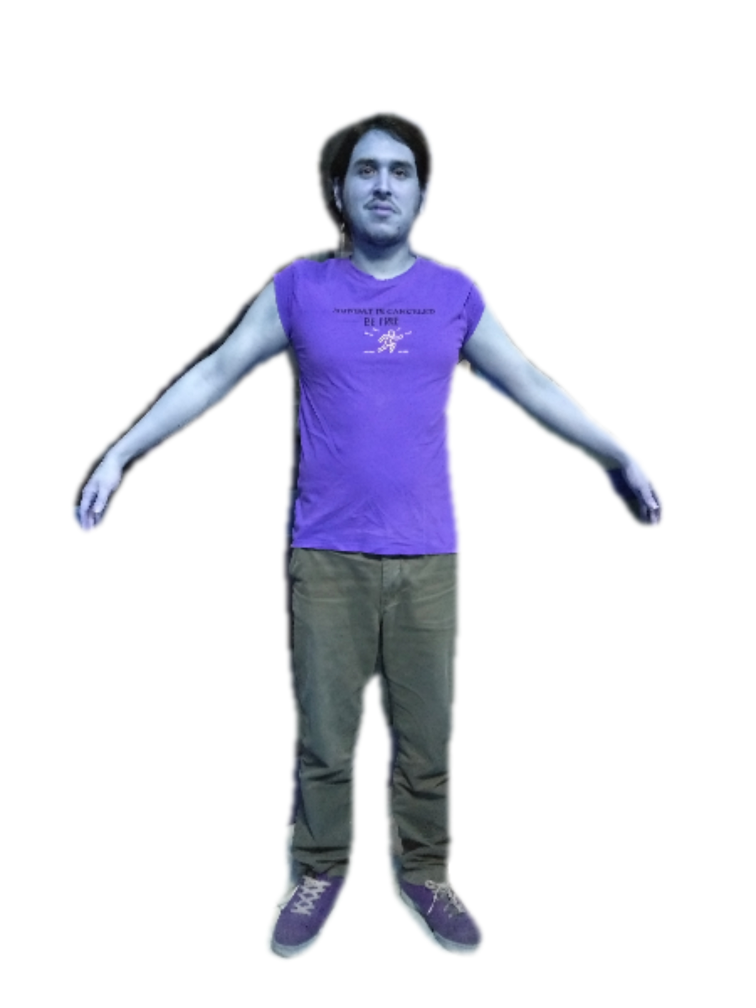
#> input picture filtered_images/result_front.jpg, 3024 x 4032 px (shown at 1/4 size)
$ python findContoursFront.py
#> lines starting #> are read from the running program, lines starting #| are printed output that depends on the picture; after the words box and inside, x2 and y2 are one past the last pixel; in counts of white or black regions, pixels touching at a corner belong together
import numpy as np
import cv2
import os

dirname = os.path.dirname(__file__)

def image_resize(image, width = None, height = None, inter = cv2.INTER_AREA):
    dim = None
    (h, w) = image.shape[:2]

    if width is None and height is None:
        return image

    # calcs ratios
    if width is None:
        r = height / float(h)
        dim = (int(w * r), height)

    else:
        r = width / float(w)
        dim = (width, int(h * r))

    resized = cv2.resize(image, dim, interpolation = inter)
    return resized


# Read image
img_in = cv2.imread(os.path.join(dirname, "filtered_images/result_front.jpg"))
#> img_in is the input picture: shape (4032, 3024, 3); mean B, G, R 236.2, 226.5, 226.5
img_in = cv2.cvtColor(img_in, cv2.COLOR_BGR2GRAY)
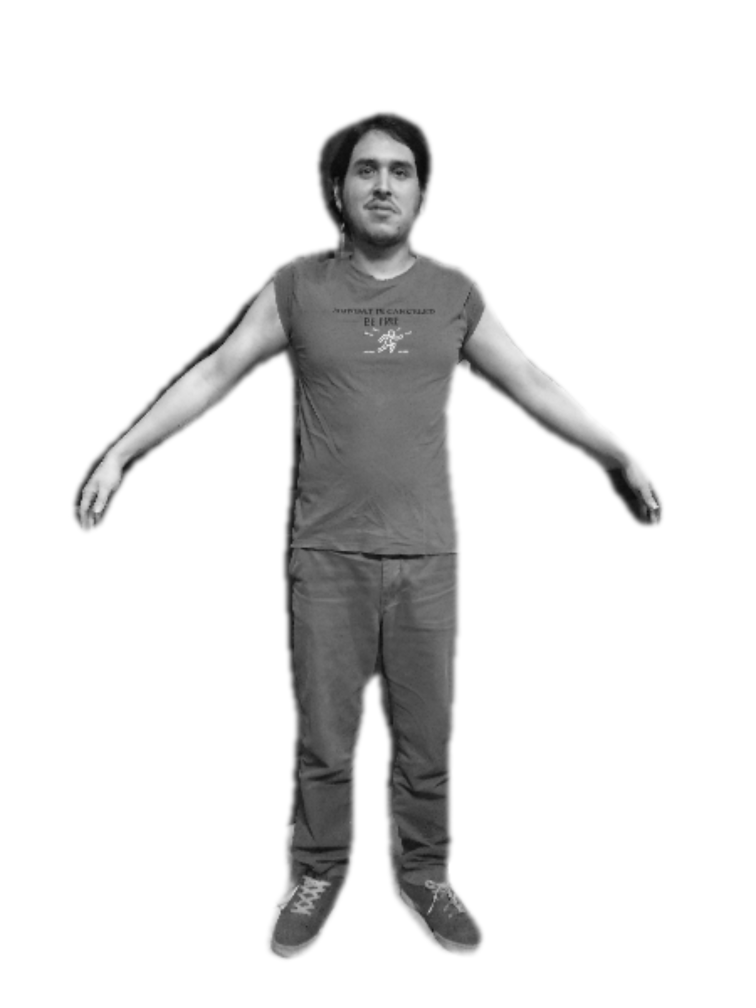
#> img_in: shape (4032, 3024) (shown at 1/4 size); min 5, max 255, mean 227.6

img_in = image_resize(img_in, height=730)
#> in image_resize, `resized = cv2.resize(image, dim, interpolation = inter)`:
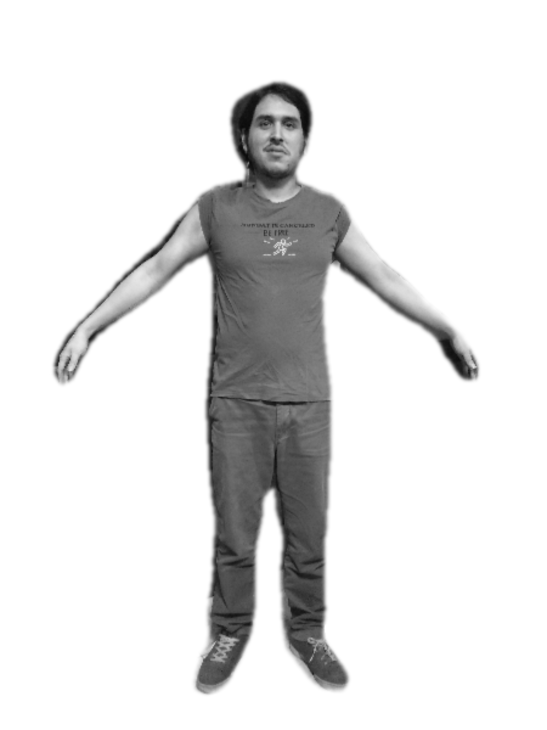
#> resized: shape (730, 547); min 10, max 255, mean 227.6
# h, w  = img_in.shape

# Show B&W image
# cv2.imshow("Input img", img_in)

# Threshold. Set values equal to or above 220 to 0. Set values below 220 to 255.
th, img_thres = cv2.threshold(img_in, 245, 255, cv2.THRESH_BINARY_INV)
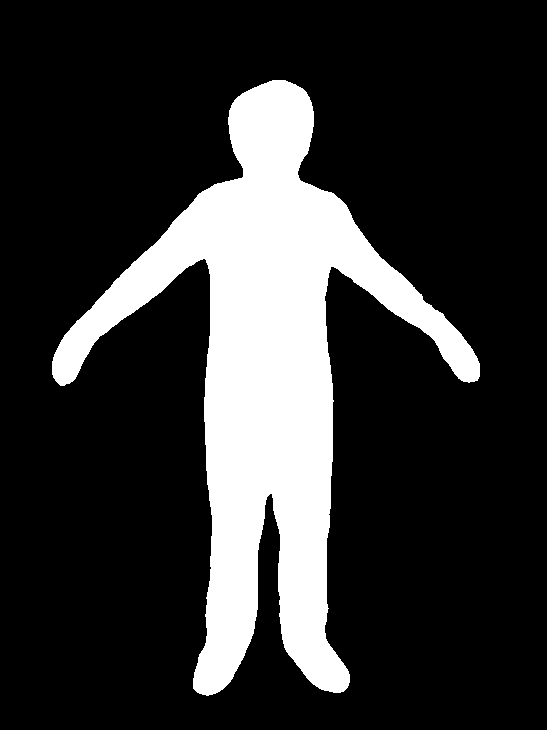
#> img_thres: shape (730, 547); 19.9% white; 1 white region, box (x1, y1, x2, y2) and area: (52, 80, 480, 696) 79337

# Copy the thresholded image.
img_floodfill = img_thres.copy()

# Mask used to flood filling.
# Notice the size needs to be 2 pixels than the image.
h, w = img_thres.shape[:2]
#> h = 730; w = 547
mask = np.zeros((h+2, w+2), np.uint8)
print("F Con height:", h)
#| F Con height: 730
print("F Con width:", w)
#| F Con width: 547

# Floodfill from point (0, 0)
cv2.floodFill(img_floodfill, mask, (0,0), 255)
#> img_floodfill: shape (730, 547); every value is 255

# Invert floodfilled image
im_floodfill_inv = cv2.bitwise_not(img_floodfill)
#> im_floodfill_inv: shape (730, 547); every value is 0

# Combine the two images to get the foreground.
img_out = img_thres | im_floodfill_inv

# im_out is of shape (w, h, _)

# Simulate receiving countour processed image
# cv2.imshow('floodFilledImg', img_out)

# get a blank canvas for drawing contour on and convert img to grayscale
original = cv2.cvtColor(img_in, cv2.COLOR_GRAY2BGR)
canvas = np.zeros(original.shape, np.uint8)
img2gray = img_out.copy()

## blurring with kernel 25 ##
kernel = np.ones((5, 5), np.float32)/25
img2gray = cv2.filter2D(img2gray, -1, kernel)
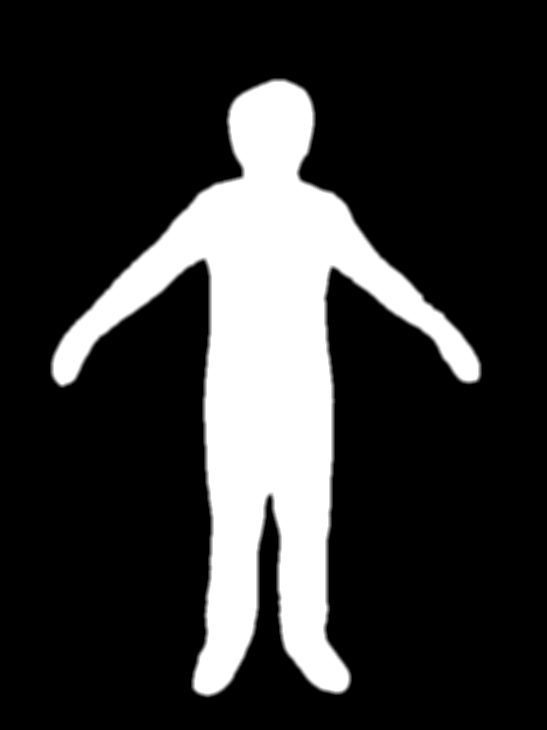
#> img2gray: shape (730, 547); min 0, max 255, mean 50.7

#extract contours from thresholded image
_, thresh = cv2.threshold(img2gray, 250, 255, cv2.THRESH_BINARY_INV)
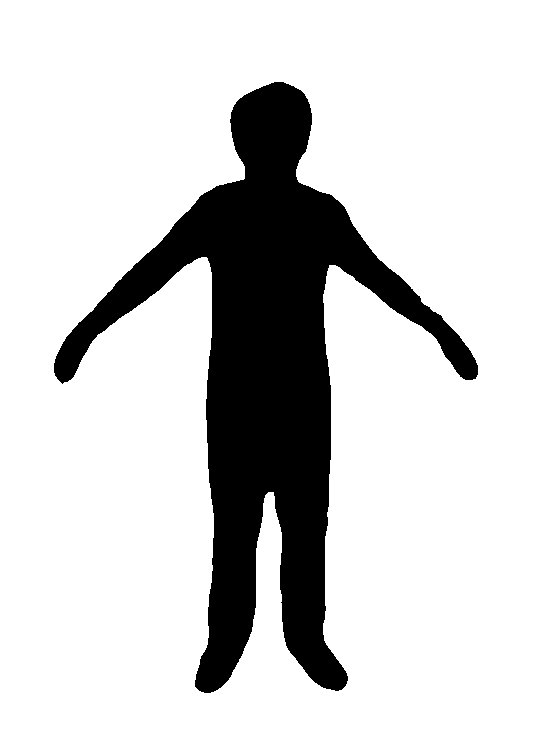
#> thresh: shape (730, 547); 81.7% white; 1 black region
contours, _ = cv2.findContours(thresh, cv2.RETR_TREE, cv2.CHAIN_APPROX_NONE)
#> contours = 2 contours; box (x1, y1, x2, y2) and area: (0, 0, 547, 730) 398034, (53, 81, 479, 694) 74179

# find the main contour (2nd biggest area)
def findMainContour(contours):
    areas = []
    for cont in contours:
        areas.append(cv2.contourArea(cont))

    n= len(areas)
    areas.sort()
    return contours[areas.index(areas[n-1])]

cnt = contours[-1]
#> cnt = contour of 2328 points, box (x1, y1, x2, y2) (53, 81, 479, 694), area 74179
if len(contours) != 1:
    cnt = findMainContour(contours)
#> the loop in findMainContour, `for cont in contours:` made 2 passes
#> after the loop in findMainContour, `for cont in contours:`: areas = [398034, 74179]
#> in findMainContour, `n= len(areas)`: n = 2

# define main contour approx. and hull
# perim = cv2.arcLength(cnt, True)
epsilon = 0.01*cv2.arcLength(cnt, True)
#> epsilon = 26.68
approx = cv2.approxPolyDP(cnt, epsilon, True)
#> approx = contour of 13 points, box (x1, y1, x2, y2) (53, 81, 479, 694), area 70516
hull = cv2.convexHull(cnt)
#> hull = contour of 32 points, box (x1, y1, x2, y2) (53, 81, 479, 694), area 162660

# canvas = cv2.cvtColor(canvas, cv2.COLOR_BGR2RGB)

# draw all points
cv2.drawContours(canvas, cnt, -1, (0, 255, 0), 2)
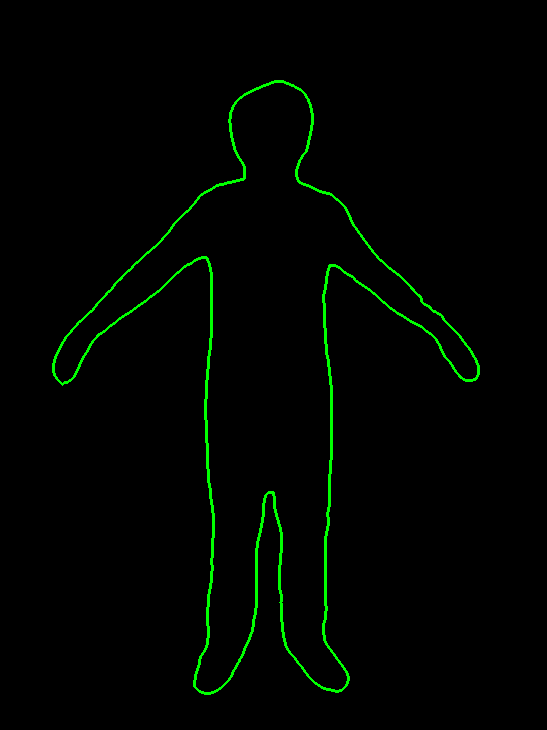
#> canvas: shape (730, 547, 3); mean of channels 0, 1, 2 0, 4.5, 0; drawn as B, G, R

# draw approx, only some points using approxpolyDP
# cv2.drawContours(canvas, [approx], -1, (0, 0, 255), 2)

# cv2.drawContours(canvas, [hull], -1, (0, 0, 255), 3) # simple hull


# MEASUREMENTS AFTER CONTOURS ### NECK, WAIST, HIP and HEIGHT
neckY = 177
LwaistY, RwaistY = 306, 301
hipY = 396
footY = 647
dist_chest_front = 119.340

def get_Xpts(contour, Ypoint):
    xs = []
    for point in contour:
        x, y = point[0][:]
        if y == Ypoint:
            xs.append( (x, y) )

    lst = list(set(xs))
    lst.sort()
    return lst

def get2Points(lst):
    first, last = lst[0], lst[-1]
    cv2.circle(canvas, (first[0], first[1]), 4, (255,0,0), 2, cv2.LINE_AA)
    cv2.circle(canvas, (last[0], last[1]), 4, (255,0,0), 2, cv2.LINE_AA)

    first, last = [first[0], first[1]] , [last[0], last[1]]
    return first, last

def getWaistPoints(LwaistPts, RwaistPts):
    mid = w//2 # mid
    minLDist = w # max length
    minRDist = w # max length
    Lpoint, Rpoint = (0, 0), (0,0)

    for pnt in LwaistPts:
        x, y = pnt[:] # point
        if x > mid: continue
        dist = abs(mid - x)
        if dist < minLDist:
            minLDist = dist
            Lpoint = (x, y)

    for pnt in RwaistPts:
        x, y = pnt[:] # point
        if x < mid: continue
        dist = abs(mid - x)
        if dist < minRDist:
            minRDist = dist
            Rpoint = (x, y)

    cv2.circle(canvas, Rpoint, 4, (255,0,0), 2, cv2.LINE_AA)
    cv2.circle(canvas, Lpoint, 4, (255,0,0), 2, cv2.LINE_AA)

    waistPt1, waistPt2 = [Rpoint[0], Rpoint[1]] , [Lpoint[0], Lpoint[1]]
    return waistPt1, waistPt2


### Height calc ###
def get_TopY(contour, Xpoint):
    ys = []
    for point in contour:
        x, y = point[0][:]
        if x == Xpoint:
            ys.append( (x, y) )

    lst = list(set(ys))
    lst.sort()
    y = lst[0][1]

    return [Xpoint, y]

def calculate_Height(contour):
    midX = w//2
    bottomPoint = [midX, footY]
    topPoint = get_TopY(contour, midX)

    a = np.array(bottomPoint) # p1
    b = np.array(topPoint) # p2

    cv2.circle(canvas, a, 5, (255,0,0), 2)
    cv2.circle(canvas, b, 5, (255,0,0), 2)

    dist = np.linalg.norm(a - b)
    # cv2.line(canvas, a, b, (255,0,0), 2, cv2.LINE_AA)

    return dist


person_height = calculate_Height(cnt)
#> the loop in get_TopY, `for point in contour:` made 2328 passes
#> (x, y) on passes 1 to 3: (273, 82), (274, 81), (275, 81)
#> after the loop in get_TopY, `for point in contour:`: ys = [(273, 82), (273, 495), (273, 494), (273, 493), (273, 492)]
#> in get_TopY, `lst = list(set(ys))`: lst = [(273, 493), (273, 492), (273, 495), (273, 494), (273, 82)]
#> in get_TopY, `y = lst[0][1]`: y = 82
#> in calculate_Height, `topPoint = get_TopY(contour, midX)`: topPoint = [273, 82]
#> in calculate_Height, `cv2.circle(canvas, a, 5, (255,0,0), 2)`: canvas: shape (730, 547, 3); 0.02% of pixels changed, all inside (x1, y1, x2, y2) = (267, 641, 280, 654)
#> in calculate_Height, `cv2.circle(canvas, b, 5, (255,0,0), 2)`: canvas: shape (730, 547, 3); mean of channels 0, 1, 2 0.1, 4.4, 0
#> in calculate_Height, `dist = np.linalg.norm(a - b)`: dist = 565
#> person_height = 565


### misc calcs ###
neckPts = get_Xpts(cnt, neckY)
#> the loop in get_Xpts, `for point in contour:` made 2328 passes
#> after the loop in get_Xpts, `for point in contour:`: xs = [(297, 177), (244, 177)]
#> in get_Xpts, `lst = list(set(xs))`: lst = [(244, 177), (297, 177)]
#> neckPts = [(244, 177), (297, 177)]
hipPts = get_Xpts(cnt, hipY)
#> the loop in get_Xpts (call 2), `for point in contour:` made 2328 passes
#> hipPts = [(206, 396), (331, 396)]

LwaistPts = get_Xpts(cnt, LwaistY)
#> LwaistPts = [(95, 306), (137, 306), (211, 306), (324, 306), (388, 306), (428, 306), (429, 306)]
RwaistPts = get_Xpts(cnt, RwaistY)
#> RwaistPts = [(99, 301), (144, 301), (145, 301), (211, 301), (323, 301), (382, 301), (421, 301)]


# DRAW POINTS
FneckPt1, FneckPt2 = get2Points(neckPts)
#> in get2Points, `first, last = lst[0], lst[-1]`: first = (244, 177); last = (297, 177)
#> in get2Points, `cv2.circle(canvas, (first[0], first[1]), 4, (255,0,0), 2, cv2.LINE_AA)`: canvas: shape (730, 547, 3); mean of channels 0, 1, 2 0.2, 4.4, 0
#> in get2Points, `cv2.circle(canvas, (last[0], last[1]), 4, (255,0,0), 2, cv2.LINE_AA)`: canvas: shape (730, 547, 3); mean of channels 0, 1, 2 0.2, 4.4, 0
#> in get2Points, `first, last = [first[0], first[1]] , [last[0], last[1]]`: first = [244, 177]; last = [297, 177]
#> FneckPt1 = [244, 177]; FneckPt2 = [297, 177]
FwaistPt1, FwaistPt2 = getWaistPoints(LwaistPts, RwaistPts)
#> the loop in getWaistPoints, `for pnt in LwaistPts:` made 7 passes
#> (x, dist, minLDist, Lpoint) on passes 1 to 2: (95, 178, 178, (95, 306)), (137, 136, 136, (137, 306))
#> the loop in getWaistPoints, `for pnt in RwaistPts:` made 7 passes
#> in getWaistPoints, `cv2.circle(canvas, Lpoint, 4, (255,0,0), 2, cv2.LINE_AA)`: canvas: shape (730, 547, 3); mean of channels 0, 1, 2 0.3, 4.4, 0
FhipPt1, FhipPt2 = get2Points(hipPts)
#> in get2Points (call 2), `cv2.circle(canvas, (first[0], first[1]), 4, (255,0,0), 2, cv2.LINE_AA)`: canvas: shape (730, 547, 3); mean of channels 0, 1, 2 0.4, 4.4, 0
#> in get2Points (call 2), `cv2.circle(canvas, (last[0], last[1]), 4, (255,0,0), 2, cv2.LINE_AA)`: canvas: shape (730, 547, 3); mean of channels 0, 1, 2 0.5, 4.4, 0


### CALCULATE SIZES ###
def calculate_Distance(pt1, pt2):
    '''makes numpy [x y] array from an [x,y] list to calc dist'''
    a = np.array(pt1) # p1
    b = np.array(pt2) # p2

    dist = np.linalg.norm(a - b)

    return dist


### SHOW FRONT RESULTS ###
distNeck = calculate_Distance(FneckPt1, FneckPt2)
distWaist = calculate_Distance(FwaistPt1, FwaistPt2)
distHip = calculate_Distance(FhipPt1, FhipPt2)

topL1, topL2, topL3, topL4, topL5 = (0,15), (0,30), (0,45), (0,60), (0,75)
cv2.putText(canvas, "neck: {:.2f}".format(distNeck), topL1,
    cv2.FONT_HERSHEY_SIMPLEX, 0.5, (255, 255, 255), 1, cv2.LINE_AA)

cv2.putText(canvas, "chest: {:.2f}".format(dist_chest_front), topL2,
    cv2.FONT_HERSHEY_SIMPLEX, 0.5, (255, 255, 255), 1, cv2.LINE_AA)

cv2.putText(canvas, "waist: {:.2f}".format(distWaist), topL3,
    cv2.FONT_HERSHEY_SIMPLEX, 0.5, (255, 255, 255), 1, cv2.LINE_AA)

cv2.putText(canvas, "hip: {:.2f}".format(distHip), topL4,
    cv2.FONT_HERSHEY_SIMPLEX, 0.5, (255, 255, 255), 1, cv2.LINE_AA)

cv2.putText(canvas, "height: {:.2f}".format(person_height), topL5,
    cv2.FONT_HERSHEY_SIMPLEX, 0.5, (255, 255, 255), 1, cv2.LINE_AA)
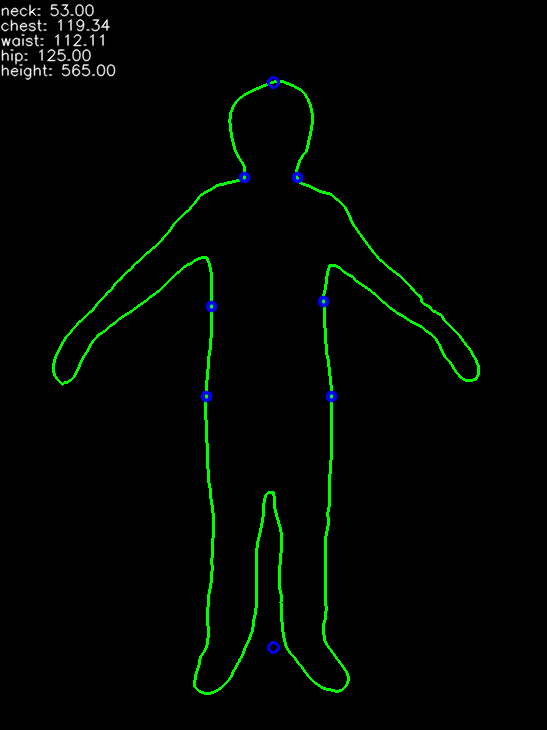
#> canvas: shape (730, 547, 3); mean of channels 0, 1, 2 1.3, 5.2, 0.9; drawn as B, G, R


cv2.imshow("Contours", canvas)
# cv2.imwrite(os.path.join(dirname, 'filtered_images/result_frontPt2.jpg'), canvas)

if cv2.waitKey(0) & 0xFF == ord('q'):
#> (key q is pressed here)
    cv2.destroyAllWindows()
